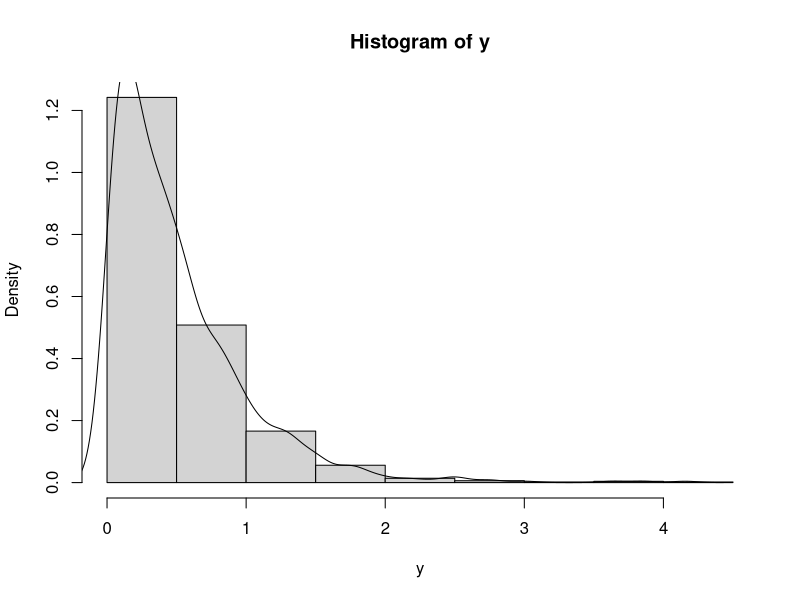
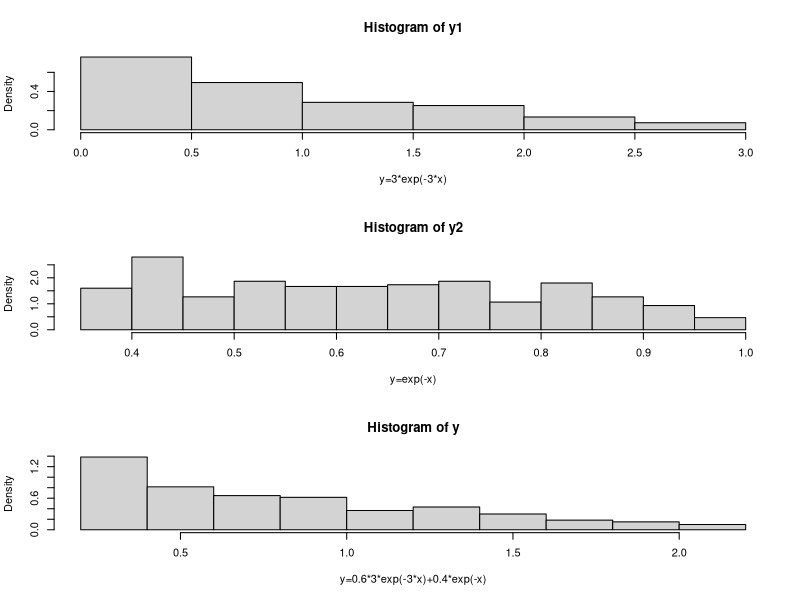
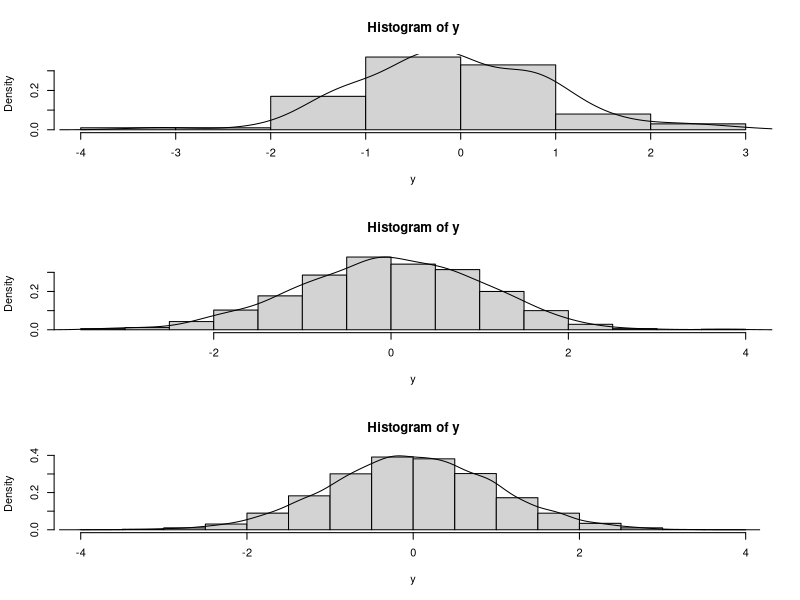
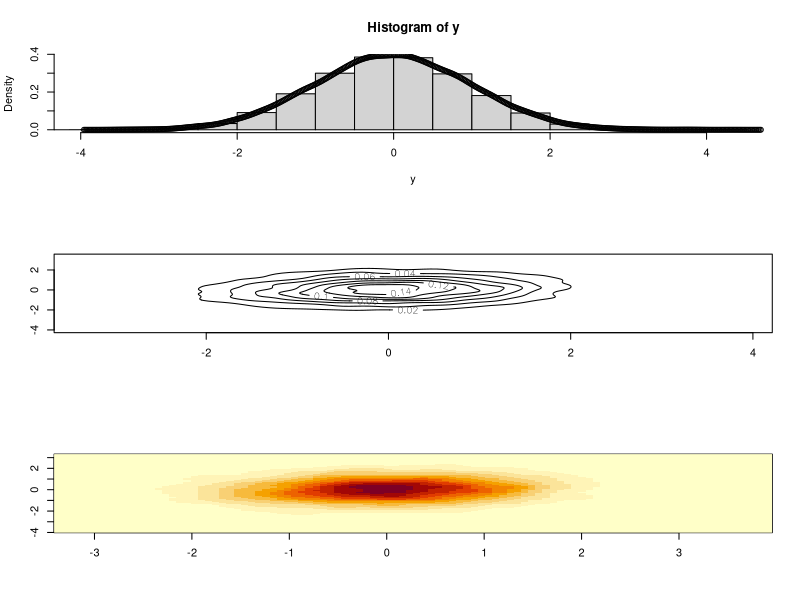
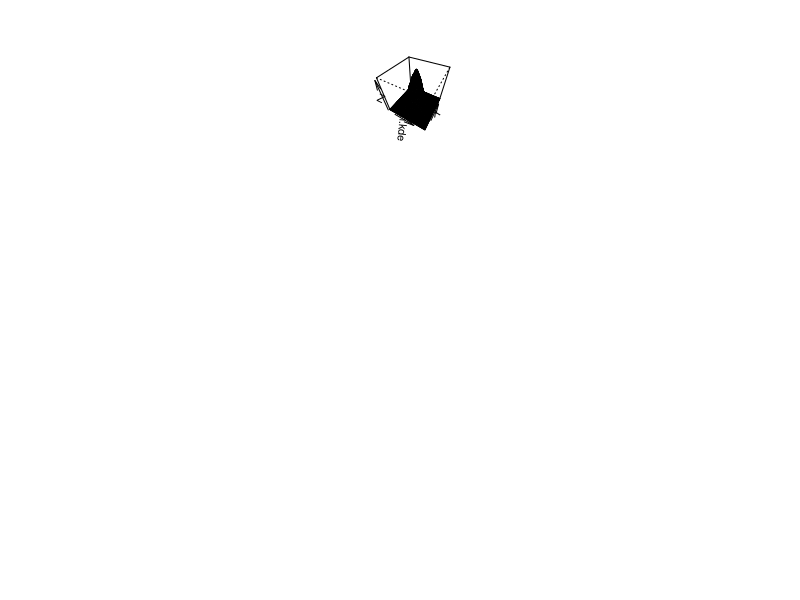
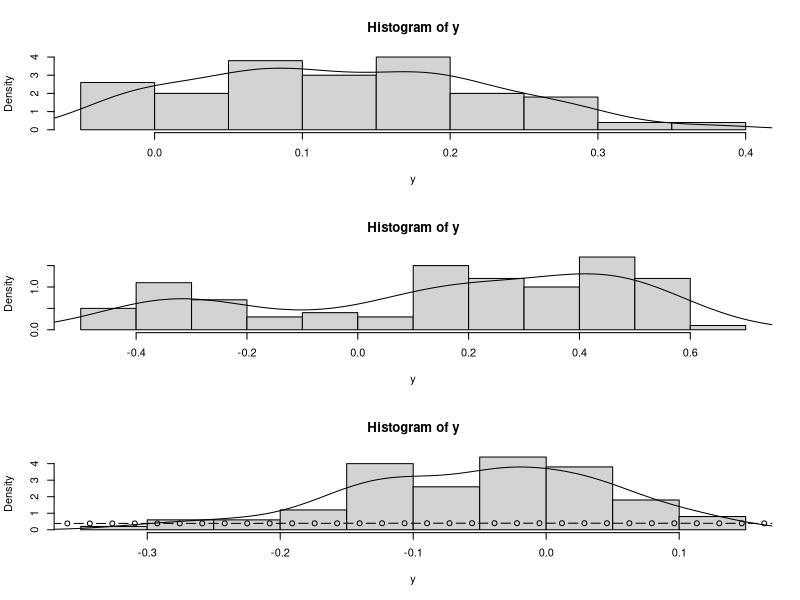
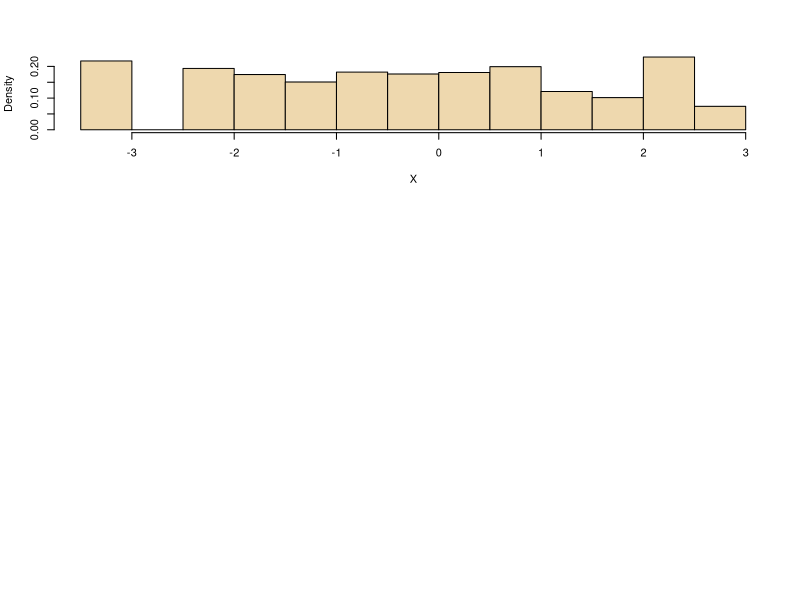

Generate these figures, in order, with R:
############## Q1-2
set.seed(124);
theta=2;
x=runif(1000,0,1);
y=-1/theta*log(x);
#density<- function(y) {density = theta*exp(-theta*y)
           #return(y)}
hist(y, freq=FALSE)
lines(density(y))

############### Q2-2,3
set.seed(124)
x=runif(300,0,1);
y1=3*exp(-3*x);
y2=exp(-x);
y=0.6*y1+0.4*y2;
par(mfrow=c(3, 1))
hist(y1, freq=FALSE, xlab='y=3*exp(-3*x)')
hist(y2, freq=FALSE,xlab = 'y=exp(-x)' )
hist(y, freq=FALSE,xlab = 'y=0.6*3*exp(-3*x)+0.4*exp(-x)')

################# Q3 
set.seed(100)
G <- 600;
M <- dbeta(1.875,3,3);
draws <- 0; 
tdraws <- 0;

while (length(draws) < G + 1)  {
  U <- runif(2)
  if (U[2] <- (dbeta(U[1],3,3)/M*U[1]))
    draws <- c (draws,U[1])

  tdraws <- tdraws +1 
}
target <- draws[2:(G+1)]
arate <- G/tdraws ;
print("mean = "); mean(target)
print("sd = "); sd(target)

# The ture mean is 1/(1+beta/alpha)=0.5  
# The true variance is alpah*beta/square(alpha+beta)(alpha+beta+1)=0.0357

##############################  Q4 what's wrong here?
set.seed(123)
G <- 10000;
a <- exp(-1);
b <- 1;
c = b/(1-a);
draws <- 0; 
tdraws <- 0;

while (length(draws) < G + 1){
  U <- runif(1,a,b)
    draws <- c(draws,1/(1+U^2)*c*exp(-U)/dbeta(U,2,3))
  
  tdraws <- tdraws +1   
  
}
target <- draws[2:(G+1)]
arate <- G/tdraws ; 
print("mean = "); mean(target)
print("sd = "); sd(target)
############################## Q4
set.seed(123)
G <- 10000;
a <- exp(-1);
b <- 1;
c = b/(1-a);
xvalues=runif(10000,a,b);
g=1/(1+xvalues^2);
f=c*exp(-xvalues);
h=dbeta(xvalues,2,3);
w=f/h;
weighted.mean(g,w)

############################## Q5
n <- 200;
rho=0.1;
x1 <- rep(0,n);
x2 <- rep(0,n);
x0 <- -1.5;
x1[1] <- x0;
for (i in 2:n) {
  x2[i] <- rnorm(1,rho*x1[i-1],1-rho^2)
  x1[i] <- rnorm(1,rho*x2[i],1-rho^2) }  
y=c(x1[-150:-1],x2[-150:-1])
par(mfrow=c(3, 1))
hist(y,freq=FALSE)
lines(density(y))
##############################
n <- 500;
rho=0.1;
x1 <- rep(0,n);
x2 <- rep(0,n);
x0 <- -1.5;
x1[1] <- x0;
for (i in 2:n) {
  x2[i] <- rnorm(1,rho*x1[i-1],1-rho^2)
  x1[i] <- rnorm(1,rho*x2[i],1-rho^2) }  
y=c(x1[-150:-1],x2[-150:-1])
hist(y,freq=FALSE)
lines(density(y))
##############################
n <- 5000;
rho=0.1;
x1 <- rep(0,n);
x2 <- rep(0,n);
x0 <- -1.5;
x1[1] <- x0;
for (i in 2:n) {
  x2[i] <- rnorm(1,rho*x1[i-1],1-rho^2)
  x1[i] <- rnorm(1,rho*x2[i],1-rho^2) }  
y=c(x1[-150:-1],x2[-150:-1])
hist(y,freq=FALSE)
lines(density(y))
##############################
n <- 10000;
rho=0.1;
x1 <- rep(0,n);
x2 <- rep(0,n);
x0 <- -1.5;
x1[1] <- x0;
for (i in 2:n) {
  x2[i] <- rnorm(1,rho*x1[i-1],1-rho^2)
  x1[i] <- rnorm(1,rho*x2[i],1-rho^2) }  
y=c(x1[-150:-1],x2[-150:-1])
hist(y,freq=FALSE)
lines(density(y),type='b')

library(MASS)
bivn <- mvrnorm(10000, mu = c(0, 0), Sigma = matrix(c(1, 0.1, 0.1, 1), 2))
# now we do a kernel density estimate
bivn.kde <- kde2d(bivn[,1], bivn[,2], n = 100)
lines(density(bivn))
# now plot your results
contour(bivn.kde)
image(bivn.kde)
persp(bivn.kde, phi = 45, theta = 30)

##############################
n <- 200;
rho=0.97;
x1 <- rep(0,n);
x2 <- rep(0,n);
x0 <- 1.5;
x1[1] <- x0;
for (i in 2:n) {
  x2[i] <- rnorm(1,rho*x1[i-1],1-rho^2)
  x1[i] <- rnorm(1,rho*x2[i],1-rho^2) }  
y=c(x1[151:200],x2[151:200])
par(mfrow=c(3, 1))
hist(y,freq=FALSE)
lines(density(y))
##############################
n <- 500;
rho=0.97;
x1 <- rep(0,n);
x2 <- rep(0,n);
x0 <- 1.5;
x1[1] <- x0;
for (i in 2:n) {
  x2[i] <- rnorm(1,rho*x1[i-1],1-rho^2)
  x1[i] <- rnorm(1,rho*x2[i],1-rho^2) }  
y=c(x1[151:200],x2[151:200])
hist(y,freq=FALSE)
lines(density(y))
##############################
n <- 5000;
rho=0.97;
x1 <- rep(0,n);
x2 <- rep(0,n);
x0 <- 1.5;
x1[1] <- x0;
for (i in 2:n) {
  x2[i] <- rnorm(1,rho*x1[i-1],1-rho^2)
  x1[i] <- rnorm(1,rho*x2[i],1-rho^2) }  
y=c(x1[151:200],x2[151:200])
hist(y,freq=FALSE)
lines(density(y))
library(MASS)
bivn <- mvrnorm(10000, mu = c(0, 0), Sigma = matrix(c(1, 0.97, 0.97, 1), 2))
lines(density(bivn),type='b')
##############################  Q6
# since Laplace distribution is symmetric around 0, for the RW kernel with N(0,1), q(x,y)=q(y,x)
x.start= 0 # initial values
Nsim = 5000;
mu = 0;
sigma = 1;
set.seed(123);
X=rep(x.start,Nsim) # initialize the chain
for (i in 2:Nsim){
  Y=X[i-1] + rnorm(1,mean=mu,sd=sigma) # note that rnorm is symmetric around 0
  ratio=min(0.5*exp(-abs(Y))/0.5*exp(-abs(X[i-1])),1) 
  X[i]=X[i-1] + (Y-X[i-1])*(runif(1)<ratio)
}
hist(X,freq=F,col="wheat2",main="")
#install.packages(LaplacesDemon)
#y=dlaplace(10000,0, 1)
#lines(density(y))
print("mean = "); mean(X)
print("sd = "); sd(X)